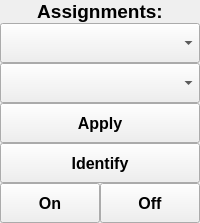
                <widget class="QWidget" name="assignmentbar_2" native="true">
                 <property name="sizePolicy">
                  <sizepolicy hsizetype="Preferred" vsizetype="MinimumExpanding">
                   <horstretch>0</horstretch>
                   <verstretch>0</verstretch>
                  </sizepolicy>
                 </property>
                 <layout class="QVBoxLayout" name="verticalLayout_46">
                  <property name="spacing">
                   <number>0</number>
                  </property>
                  <property name="margin">
                   <number>0</number>
                  </property>
                  <item>
                   <widget class="QLabel" name="assigned_label_2">
                    <property name="sizePolicy">
                     <sizepolicy hsizetype="Preferred" vsizetype="Preferred">
                      <horstretch>0</horstretch>
                      <verstretch>0</verstretch>
                     </sizepolicy>
                    </property>
                    <property name="font">
                     <font>
                      <pointsize>14</pointsize>
                      <weight>75</weight>
                      <bold>true</bold>
                     </font>
                    </property>
                    <property name="text">
                     <string>Assignments:</string>
                    </property>
                    <property name="alignment">
                     <set>Qt::AlignCenter</set>
                    </property>
                   </widget>
                  </item>
                  <item>
                   <widget class="QComboBox" name="assignment_drop_2">
                    <property name="sizePolicy">
                     <sizepolicy hsizetype="Preferred" vsizetype="Preferred">
                      <horstretch>0</horstretch>
                      <verstretch>0</verstretch>
                     </sizepolicy>
                    </property>
                    <property name="minimumSize">
                     <size>
                      <width>0</width>
                      <height>40</height>
                     </size>
                    </property>
                    <property name="font">
                     <font>
                      <pointsize>14</pointsize>
                      <weight>75</weight>
                      <bold>true</bold>
                     </font>
                    </property>
                    <property name="editable">
                     <bool>false</bool>
                    </property>
                    <property name="maxVisibleItems">
                     <number>16</number>
                    </property>
                   </widget>
                  </item>
                  <item>
                   <widget class="QComboBox" name="manifold_drop_2">
                    <property name="sizePolicy">
                     <sizepolicy hsizetype="Preferred" vsizetype="Preferred">
                      <horstretch>0</horstretch>
                      <verstretch>0</verstretch>
                     </sizepolicy>
                    </property>
                    <property name="minimumSize">
                     <size>
                      <width>0</width>
                      <height>40</height>
                     </size>
                    </property>
                    <property name="font">
                     <font>
                      <pointsize>14</pointsize>
                     </font>
                    </property>
                   </widget>
                  </item>
                  <item>
                   <widget class="QPushButton" name="pump_apply_button_2">
                    <property name="sizePolicy">
                     <sizepolicy hsizetype="Preferred" vsizetype="Preferred">
                      <horstretch>0</horstretch>
                      <verstretch>0</verstretch>
                     </sizepolicy>
                    </property>
                    <property name="minimumSize">
                     <size>
                      <width>0</width>
                      <height>40</height>
                     </size>
                    </property>
                    <property name="font">
                     <font>
                      <pointsize>12</pointsize>
                      <weight>75</weight>
                      <bold>true</bold>
                     </font>
                    </property>
                    <property name="text">
                     <string>Apply</string>
                    </property>
                   </widget>
                  </item>
                  <item>
                   <widget class="QPushButton" name="pump_identify_button_2">
                    <property name="sizePolicy">
                     <sizepolicy hsizetype="Preferred" vsizetype="Preferred">
                      <horstretch>0</horstretch>
                      <verstretch>0</verstretch>
                     </sizepolicy>
                    </property>
                    <property name="minimumSize">
                     <size>
                      <width>0</width>
                      <height>40</height>
                     </size>
                    </property>
                    <property name="font">
                     <font>
                      <pointsize>12</pointsize>
                      <weight>75</weight>
                      <bold>true</bold>
                     </font>
                    </property>
                    <property name="text">
                     <string>Identify</string>
                    </property>
                   </widget>
                  </item>
                  <item>
                   <widget class="QWidget" name="bottom_bar_5" native="true">
                    <property name="sizePolicy">
                     <sizepolicy hsizetype="Preferred" vsizetype="Preferred">
                      <horstretch>0</horstretch>
                      <verstretch>0</verstretch>
                     </sizepolicy>
                    </property>
                    <layout class="QHBoxLayout" name="horizontalLayout_14">
                     <property name="spacing">
                      <number>0</number>
                     </property>
                     <property name="margin">
                      <number>0</number>
                     </property>
                     <item>
                      <widget class="QPushButton" name="pump_on_button_2">
                       <property name="sizePolicy">
                        <sizepolicy hsizetype="Preferred" vsizetype="Preferred">
                         <horstretch>0</horstretch>
                         <verstretch>0</verstretch>
                        </sizepolicy>
                       </property>
                       <property name="minimumSize">
                        <size>
                         <width>0</width>
                         <height>40</height>
                        </size>
                       </property>
                       <property name="font">
                        <font>
                         <pointsize>12</pointsize>
                         <weight>75</weight>
                         <bold>true</bold>
                        </font>
                       </property>
                       <property name="text">
                        <string>On</string>
                       </property>
                      </widget>
                     </item>
                     <item>
                      <widget class="QPushButton" name="pump_off_button_2">
                       <property name="sizePolicy">
                        <sizepolicy hsizetype="Preferred" vsizetype="Preferred">
                         <horstretch>0</horstretch>
                         <verstretch>0</verstretch>
                        </sizepolicy>
                       </property>
                       <property name="minimumSize">
                        <size>
                         <width>0</width>
                         <height>40</height>
                        </size>
                       </property>
                       <property name="font">
                        <font>
                         <pointsize>12</pointsize>
                         <weight>75</weight>
                         <bold>true</bold>
                        </font>
                       </property>
                       <property name="text">
                        <string>Off</string>
                       </property>
                      </widget>
                     </item>
                    </layout>
                   </widget>
                  </item>
                 </layout>
                </widget>
